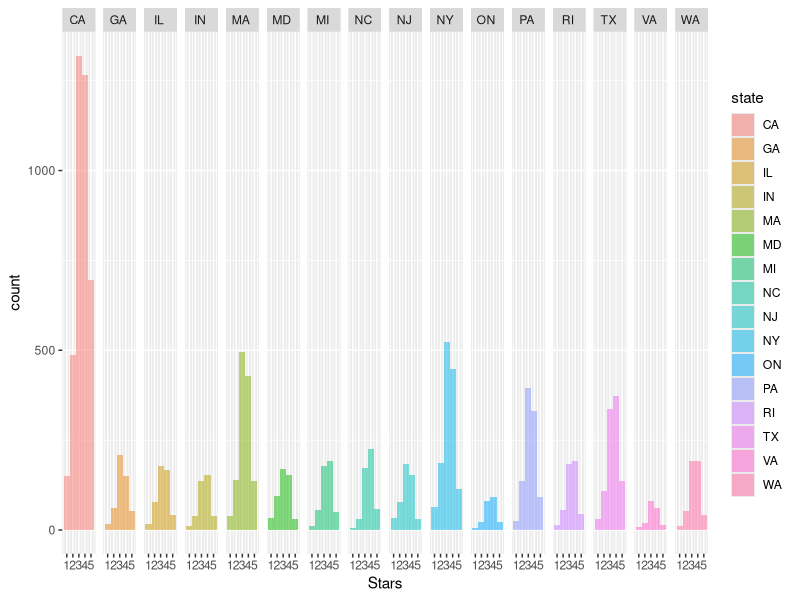
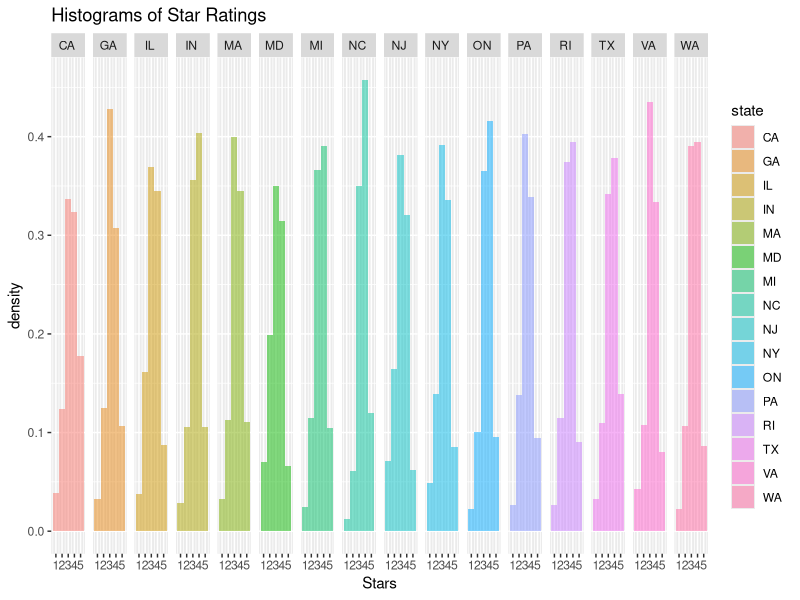
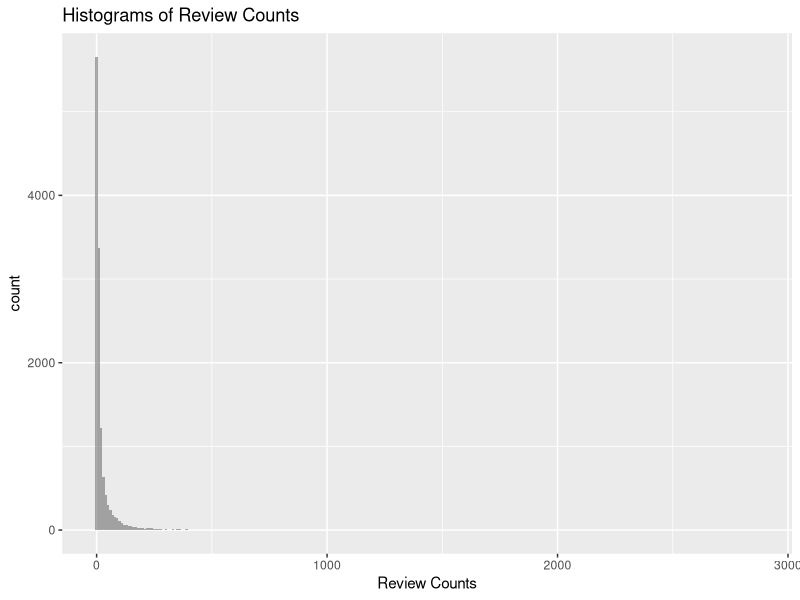
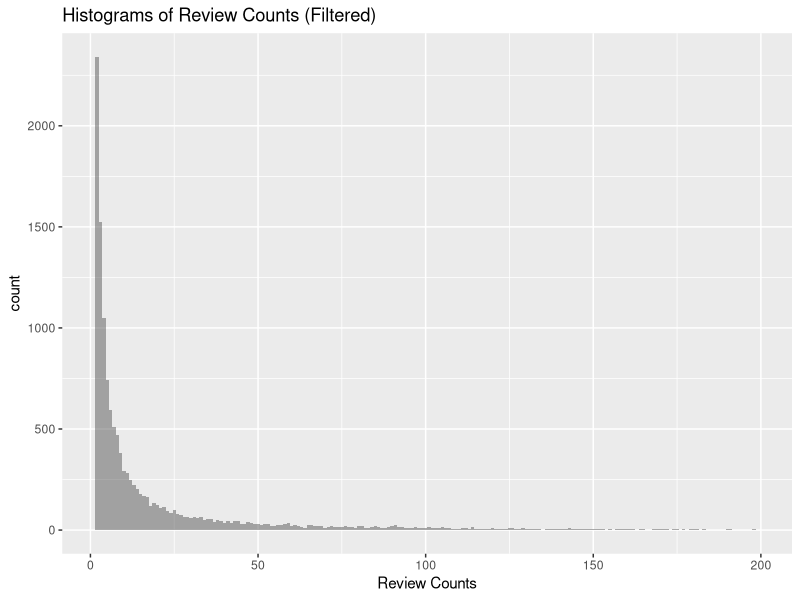
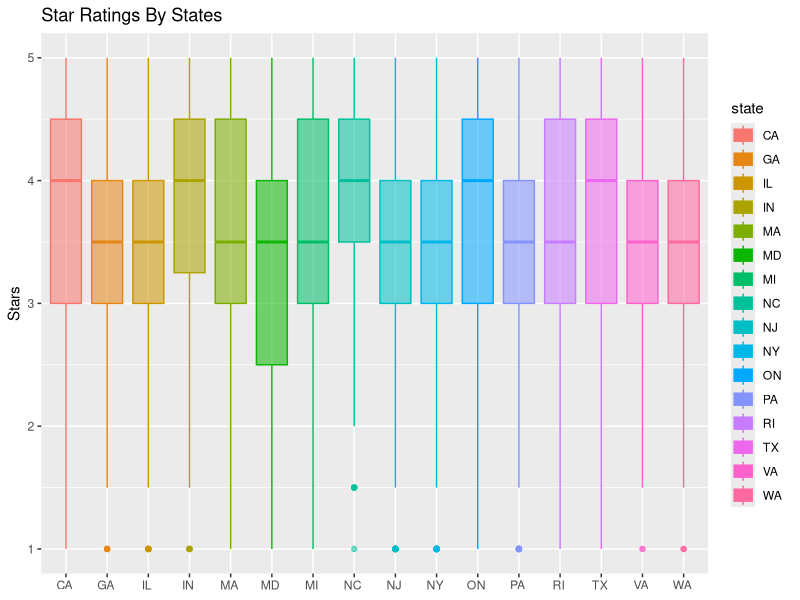
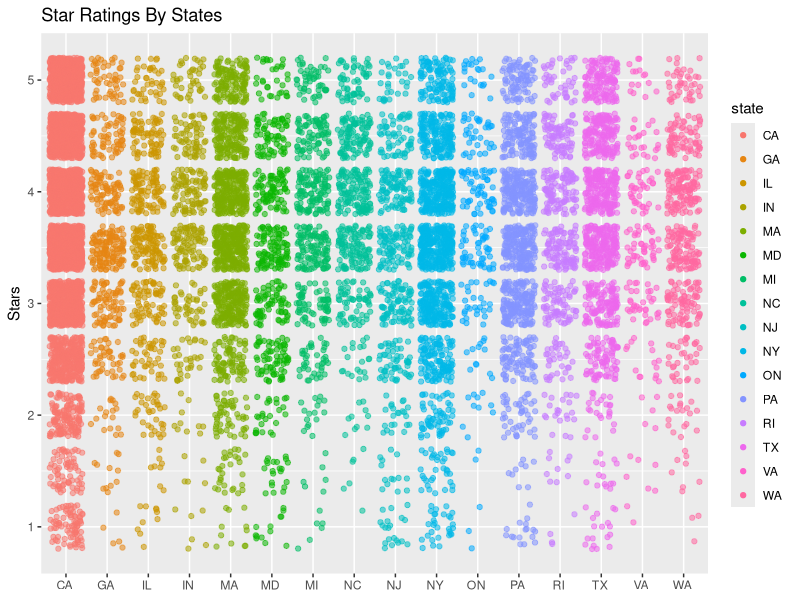
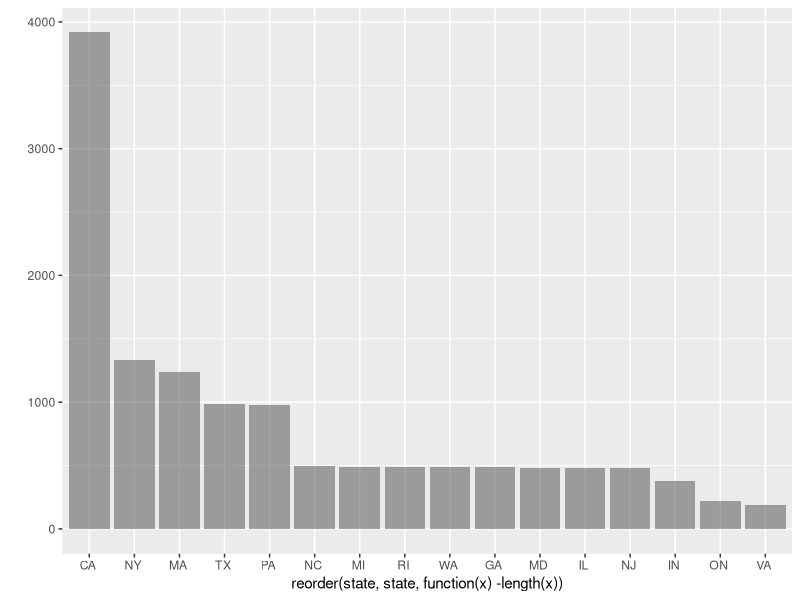
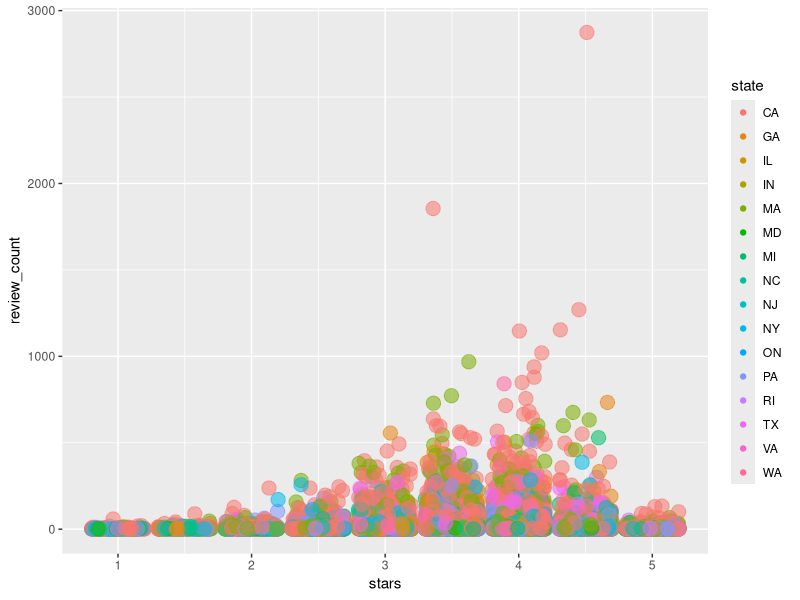

Recreate these plots in R, in order. (Note: this script raises an error after producing the figures.)
## ---- chunk 1
yelpdata = read.table("si618_hw2_jpgard_output.tsv", sep = '\t', header = TRUE, quote = "", comment.char = "", stringsAsFactors = FALSE)
yelpdata = na.omit(yelpdata)
yelpdata$city = factor(yelpdata$city)
yelpdata$state = factor(yelpdata$state)
yelpdata$main_category = factor(yelpdata$main_category)
summary(yelpdata)
## ---- chunk 2
library(ggplot2)
ggplot(yelpdata, aes(x = stars, fill = state)) + geom_histogram(binwidth = 1, alpha = 0.5) + facet_grid(. ~ state) + scale_x_continuous(breaks = c(1,2,3,4,5)) + scale_alpha(guide = 'none') + xlab("Stars")
#qplot(stars, data = yelpdata, facets = .~state, geom = "histogram", binwidth = 1, fill = state, alpha = 0.5, main = "Histograms of Star Ratings") + xlim(1,6) + scale_alpha(guide = 'none') + scale_x_continuous(breaks = c(1,2,3,4,5))
ggplot(yelpdata, aes(x = stars, fill = state)) + geom_histogram(aes(y = ..density..), binwidth = 1, alpha = 0.5) + facet_grid(. ~ state) + xlim(1, 6) + scale_x_continuous(breaks = c(1,2,3,4,5)) + ggtitle("Histograms of Star Ratings") + scale_alpha(guide = 'none') + xlab("Stars")
## ---- chunk 3
ggplot(yelpdata, aes(x = review_count)) + geom_histogram(binwidth = 10, alpha = 0.5) + xlab("Review Counts") + ggtitle("Histograms of Review Counts") + scale_alpha(guide = 'none')


## ---- chunk 4
yelpdata2 = subset(yelpdata, review_count <= 200)
ggplot(yelpdata2, aes(x = review_count)) + geom_histogram(binwidth = 1, alpha = 0.5) + xlab("Review Counts") + ggtitle("Histograms of Review Counts (Filtered)") + scale_alpha(guide = 'none')
## ---- chunk 5
#ggplot(yelpdata, aes(x = state)) + geom_boxplot(aes(y = stars, colour = state, fill = state, alpha = 0.5))

qplot(state, stars, data = yelpdata, geom = "boxplot", colour = state, fill = state, alpha = 0.5, main = "Star Ratings By States") + scale_alpha(guide = 'none') + ylab("Stars") + theme(axis.title.x=element_blank())
## ---- chunk 6
#ggplot(yelpdata, aes(x = state)) + geom_boxplot(aes(y = stars, colour = state, fill = state, alpha = 0.5))

qplot(state, stars, data = yelpdata, geom = "jitter", colour = state, fill = state, alpha = 0.5, main = "Star Ratings By States") + scale_alpha(guide = 'none') + ylab("Stars") + theme(axis.title.x=element_blank())
## ---- chunk 7

qplot(reorder(state, state, function(x)-length(x)), data = yelpdata, alpha = 0.5) + scale_alpha(guide = 'none')
## ---- chunk 8
qplot(stars, review_count, data = yelpdata, colour = state, geom = "jitter", alpha = 0.5, size = 1) + scale_alpha(guide = 'none') + scale_size(guide = 'none')
## ---- chunk 9
library(plyr)
chinese = subset(yelpdata, main_category == "Chinese")
chineseranks = ddply(chinese, .(city), transform, rank = rank(-stars, tie = "first"))
chinesetop5 = subset(chineseranks[,c(2,1,7,4)], rank <= 5)
arrange(chinesetop5, city, rank)

#in single line:
#arrange(subset(ddply(chinese, .(city), transform, rank = rank(-stars, tie = "first"))[,c(2,1,7)], rank <= 5), city, rank)
## ---- chunk 10
meanreviews = ddply(yelpdata, .(state), summarise, mean_reviews = mean(review_count))
qplot(reorder(state, mean_reviews, function(x)-x), mean_reviews, data = meanreviews, geom = "bar", stat = "identity", alpha = 0.5) + scale_alpha(guide = 'none') + ylab("Mean Review Counts")
